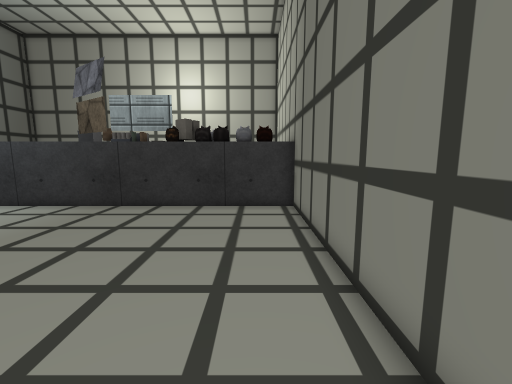
View 1 (above)

16 first-person views from a walk through a 3-D level made in the Unity game engine. The camera is 1.2 m above the floor, tilts 8° down and sees 90° across. The floor is counted in squares, 0.5 m on a side. Each view is taken from the middle of a square. On the plan, view 1 faces up. The plan holds only what a view shows up to about 17 squares ahead; the rest is blank. The place goes on beyond the plan. The player is left out. Some surface patterns are stand-ins.

View 2
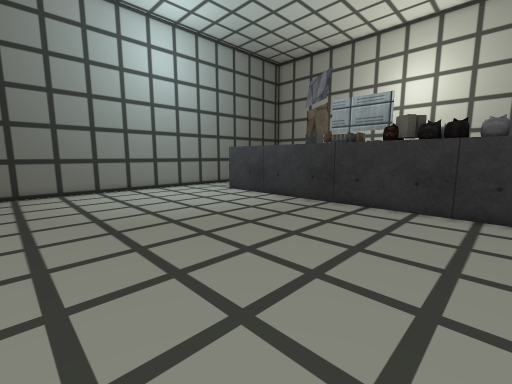

View 3
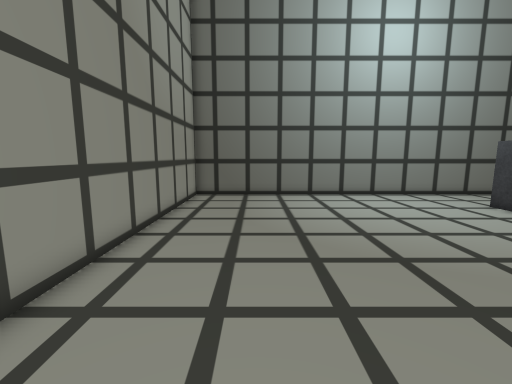

View 4
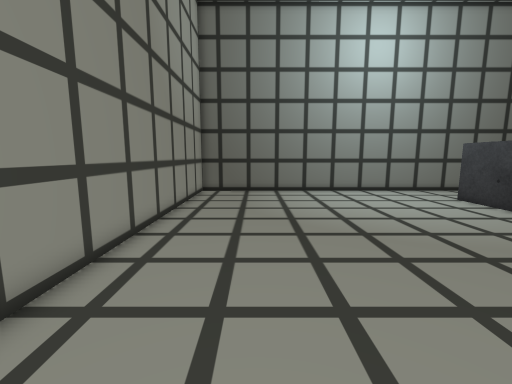

View 5
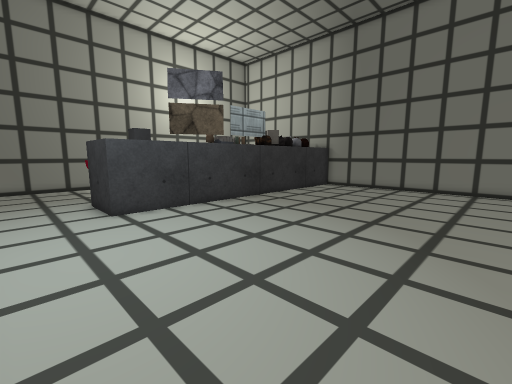

View 6
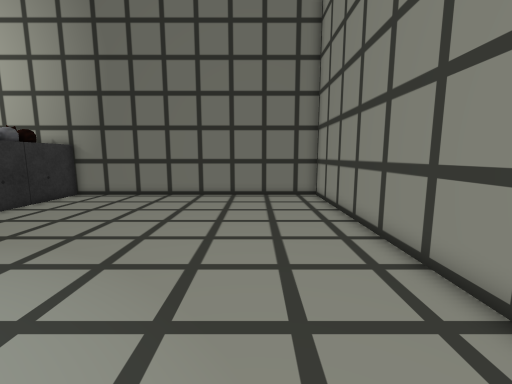

View 7
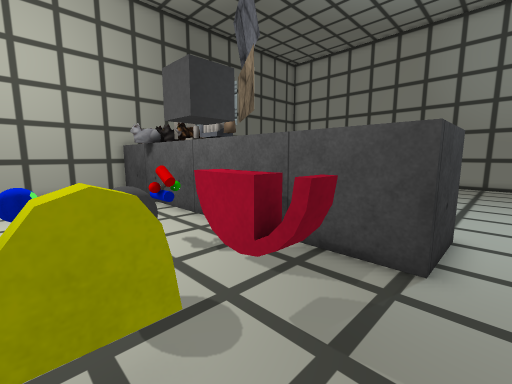

View 8
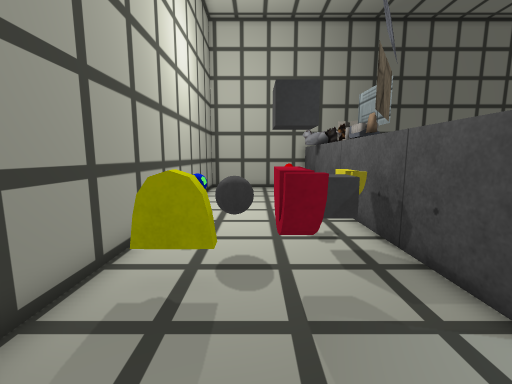

View 9
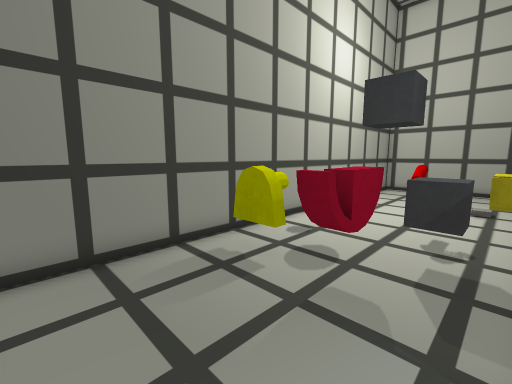

View 10
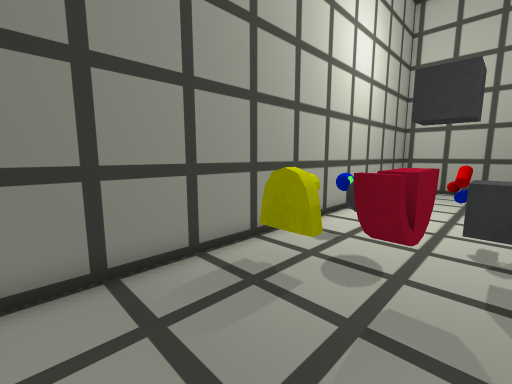

View 11
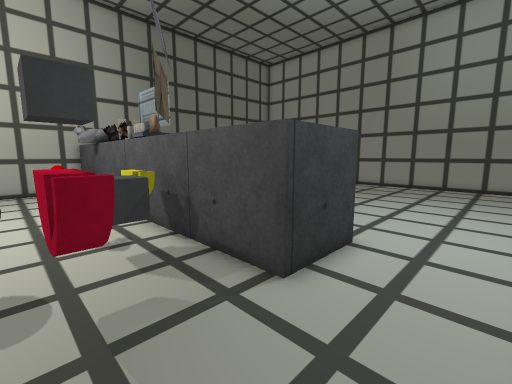

View 12
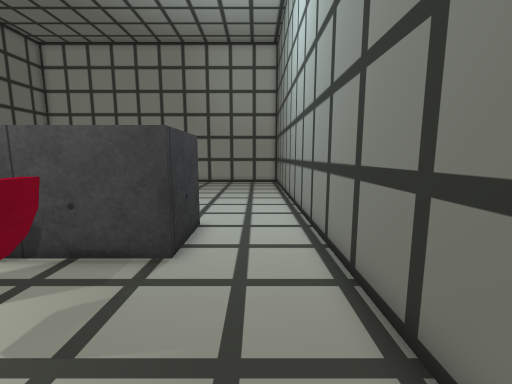

View 13
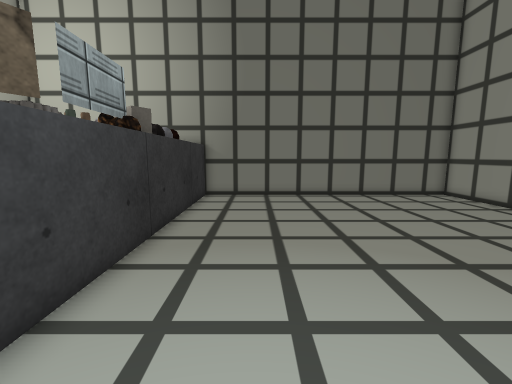

View 14
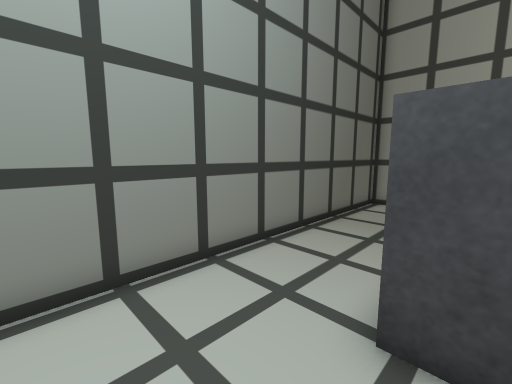

View 15
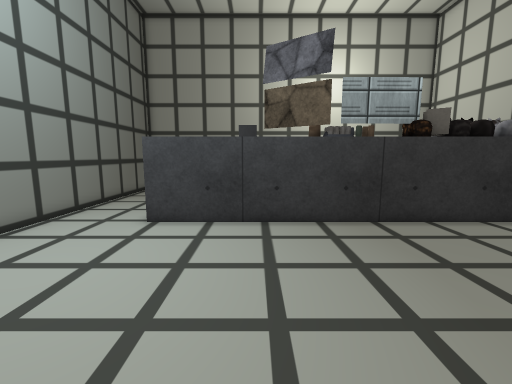

View 16
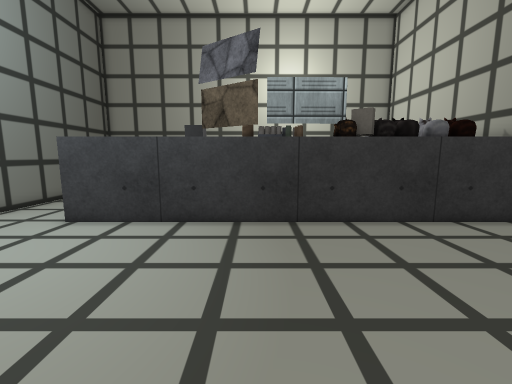

### Floor plan
Ten units are one square. View 1 is at (0, 0); x grows to the right and y downward. Boxes are objects, and circles mark ways between rooms. Rooms are numbered by the first view taken in them; rooms with no view inside come last. Other rooms are left out.
<svg viewBox="-194 -229 218 261">
<path fill="none" stroke="#000" d="M-125 -180 -144 -180 -144 -186M-136 -179 -136 -186M19 -122 -150 -122 -150 -152 -125 -152M-136 -198 -136 -212M-129 -224 -189 -224 -189 27 18 27 18 -134M-131 -198 -136 -198M-56 -152 19 -152M10 -224 -129 -224M-125 -152 -85 -152M18 -134 18 -216M-102 -159 -102 -164M-108 -159 -108 -163 -92 -163M-122 -204 -127 -204"/>
<rect x="-125" y="-175" width="20" height="10" fill="#bbb"><title>other object</title></rect>
<rect x="-125" y="-185" width="20" height="10" fill="#bbb"><title>other object</title></rect>
<rect x="-125" y="-205" width="20" height="20" fill="#bbb"><title>other object</title></rect>
<rect x="-105" y="-185" width="20" height="20" fill="#bbb"><title>other object</title></rect>
<rect x="-85" y="-155" width="10" height="10" fill="#bbb"><title>other object</title></rect>
<rect x="-75" y="-145" width="10" height="10" fill="#bbb"><title>other object</title></rect>
<rect x="-75" y="-155" width="10" height="10" fill="#bbb"><title>other object</title></rect>
<rect x="-65" y="-145" width="10" height="10" fill="#bbb"><title>other object</title></rect>
<rect x="-65" y="-155" width="10" height="10" fill="#bbb"><title>other object</title></rect>
<rect x="-35" y="-165" width="20" height="20" fill="#bbb"><title>other object</title></rect>
<rect x="-25" y="-145" width="10" height="10" fill="#bbb"><title>other object</title></rect>
<circle cx="-135" cy="-170" r="3" fill="#2a7"/>
<text x="-100" y="-60">1</text>
<text x="-50" y="-180">2</text>
</svg>
Room 1 opens to room 2.

Where each view was taken, in squares from view 1:
view 1: 0 up, 0 right, facing up
view 2: 0 up, 0 right, facing up-left
view 3: 1 up, 3 left, facing left
view 4: 1 up, 1 left, facing left
view 5: 1 up, 18 left, facing up-right
view 6: 1 up, 14 left, facing right
view 7: 21 up, 16 left, facing down-right
view 8: 19 up, 18 left, facing right
view 9: 16 up, 18 left, facing up-right
view 10: 17 up, 18 left, facing up-right
view 11: 19 up, 18 left, facing down-right
view 12: 21 up, 17 left, facing down
view 13: 9 up, 14 left, facing right
view 14: 9 up, 14 left, facing up-left
view 15: 3 up, 11 left, facing up
view 16: 3 up, 8 left, facing up
